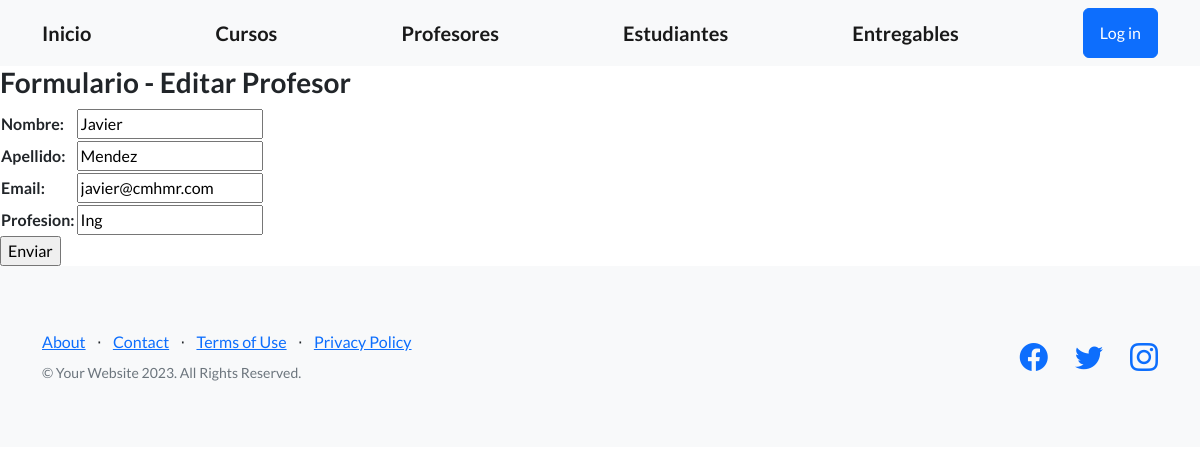
The page /AppCoder/editarProfesor/Javier/ on the database its author committed.
### AppCoder/models.py (models this page shows, shortened)
class Profesor(models.Model):
    nombre=models.CharField(max_length=30)
    apellido=models.CharField(max_length=30)
    email=models.EmailField()
    profesion=models.CharField(max_length=30)

### AppCoder/views.py (the view)
# urls.py: path('editarProfesor/<profesor_nombre>/', views.editarProfesor, name='EditarProfesor'),
def editarProfesor (request, profesor_nombre):
    profesor=Profesor.objects.get(nombre=profesor_nombre)
    if request.method == "POST":
        miFormulario=ProfesorFormulario(request.POST)
        print(miFormulario)
        if miFormulario.is_valid():
            informacion=miFormulario.cleaned_data
            profesor.nombre=informacion['nombre']
            profesor.apellido=informacion['apellido']
            profesor.email=informacion['email']
            profesor.profesion=informacion['profesion']
            profesor.save()
            return render(request, 'inicio.html')
    else:
        miFormulario=ProfesorFormulario(initial={'nombre':profesor.nombre, 'apellido':profesor.apellido, 'email':profesor.email, 'profesion':profesor.profesion})
    return render(request, 'editarProfesor.html',{'miFormulario':miFormulario, 'profesor_nombre':profesor_nombre})

### AppCoder/forms.py
class ProfesorFormulario(forms.Form):
    nombre=forms.CharField()
    apellido=forms.CharField()
    email=forms.EmailField()
    profesion=forms.CharField()

### AppCoder/templates/editarProfesor.html (shortened to what this page needs)
{% extends "padre.html" %}
{% load static %}
{% block contenidoQueCambia %}
    <h3>Formulario - Editar Profesor</h3>
    <form action="" method="POST">{% csrf_token %}
        <table>
            {{ miFormulario.as_table }}
        </table>
        <input type="submit", value="Enviar">
    </form>
{% endblock %}

### rows shown on the page
Profesor: nombre "Javier", apellido "Mendez", email "javier@cmhmr.com", profesion "Ing"
